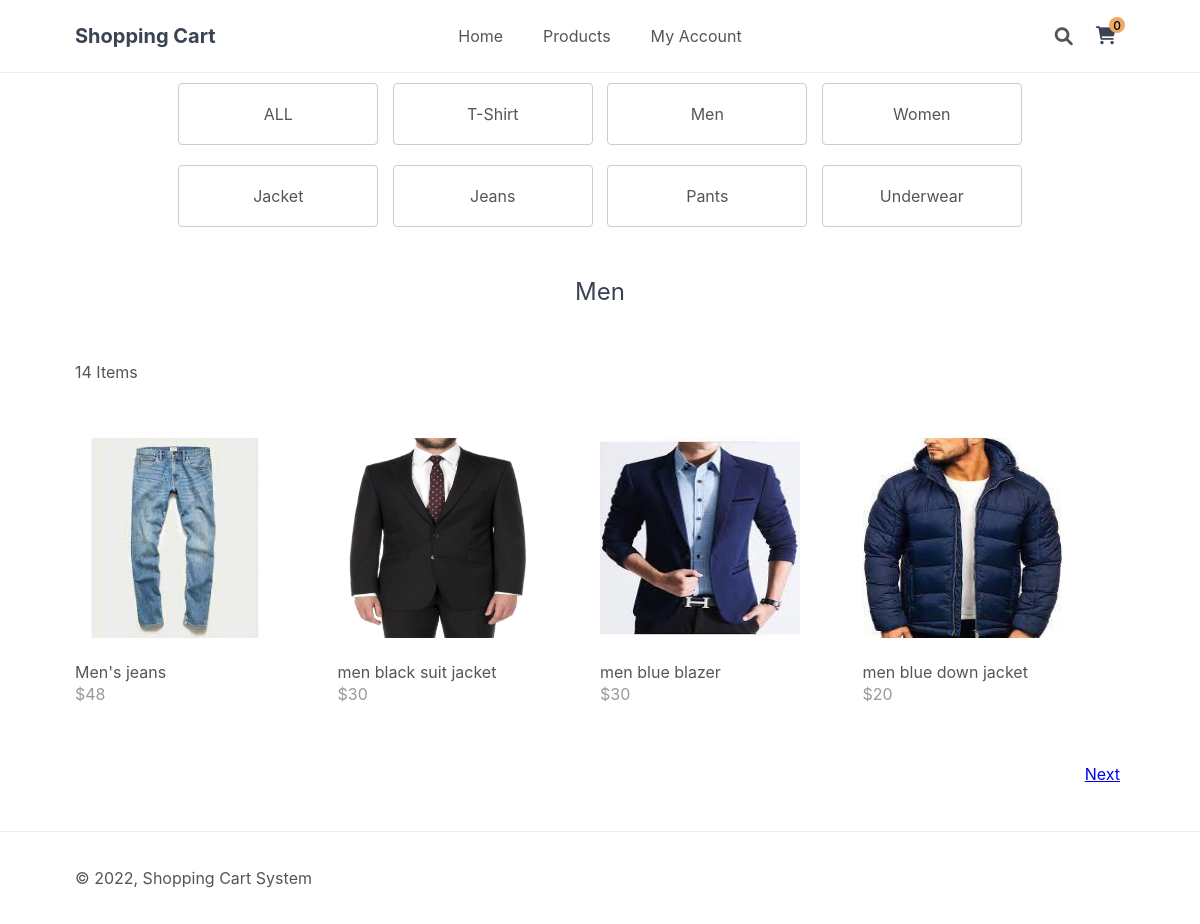
Screenshot of /index.php?page=products&category=men with the database file from the repository.
### tables this page shows
CREATE TABLE IF NOT EXISTS `item_category` (
  `item_id` int(11) NOT NULL AUTO_INCREMENT,
  `category` varchar(64) DEFAULT NULL,
  KEY `item_id` (`item_id`),
  CONSTRAINT `item_category_ibfk_1` FOREIGN KEY (`item_id`) REFERENCES `item` (`item_id`)
);

CREATE TABLE IF NOT EXISTS `item` (
  `item_id` int(11) NOT NULL AUTO_INCREMENT,
  `item_name` varchar(64) DEFAULT NULL,
  `desc` varchar(1024) DEFAULT NULL,
  `price` int(11) DEFAULT NULL,
  `rrp` int(11) DEFAULT NULL,
  `quantity` int(11) DEFAULT NULL,
  `img` varchar(32) DEFAULT NULL,
  `date_added` datetime NOT NULL DEFAULT CURRENT_TIMESTAMP,
  `availability` tinyint(1) DEFAULT NULL,
  PRIMARY KEY (`item_id`)
);

### products.php (the view, shortened to what this page needs)
<?php
if(isset($_GET['category'])){
    $category = $_GET['category'];
    $num_products_on_each_page = 4;
    $current_page = isset($_GET['p']) && is_numeric($_GET['p']) ? (int)$_GET['p'] : 1;
    $stmt = $pdo->prepare('SELECT * FROM item natural join item_category where category = ? and item.quantity<>0 ORDER BY date_added DESC LIMIT ?,?');
    $stmt->bindValue(1, $category, PDO::PARAM_STR);
    $stmt->bindValue(2, ($current_page - 1) * $num_products_on_each_page, PDO::PARAM_INT);
    $stmt->bindValue(3, $num_products_on_each_page, PDO::PARAM_INT);
    $stmt->execute();
    $products = $stmt->fetchAll(PDO::FETCH_ASSOC);
    $stmt = $pdo->prepare('SELECT * FROM item natural join item_category where category = ? and item.quantity<>0');
    $stmt->execute([$category]);
    $total_products = sizeof($stmt->fetchAll(PDO::FETCH_ASSOC));
}
?>
<?=template_header('Products')?>
<div class ="category">
    <a href="index.php?page=products" class="catagory_button">ALL</a>
    <a href="index.php?page=products&category=T-Shirt"class="catagory_button">T-Shirt</a>
    <a href="index.php?page=products&category=men"class="catagory_button">Men</a>
    <a href="index.php?page=products&category=Women"class="catagory_button">Women</a> <br>
    <a href="index.php?page=products&category=jacket"class="catagory_button">Jacket</a>
    <a href="index.php?page=products&category=jeans"class="catagory_button">Jeans</a>
    <a href="index.php?page=products&category=pants"class="catagory_button">Pants</a>
    <a href="index.php?page=products&category=underwear"class="catagory_button">Underwear</a>
</div>
<div class="products content-wrapper">
    <h1> <?=ucfirst($category)?> </h1>
    <p><?=$total_products?> Items </p>
    <div class="products-wrapper">
        <?php foreach ($products as $product): ?>
        <a href="index.php?page=product&id=<?=$product['item_id']?>" class="product">
            <img src="imgs/<?=$product['img']?>" width="200" height="200" alt="<?=$product['item_name']?>">
            <span class="name"><?=$product['item_name']?></span>
            <span class="price">
                &dollar;<?=$product['price']?>
            </span>
        </a>
        <?php endforeach; ?>
    </div>
    <div class="buttons">
        <?php if ($total_products > ($current_page * $num_products_on_each_page) - $num_products_on_each_page + count($products)): ?>
            <?php if ($category == "Products"): ?>
                <a href="index.php?page=products&p=<?=$current_page+1?>">Next</a>
            <?php else: ?>
                <a href="index.php?page=products&category=<?php echo $category;?>&p=<?=$current_page+1?>">Next</a>
            <?php endif; ?>
        <?php endif; ?>
    </div>
</div>
<?=template_footer()?>

### index.php (shortened to what this page needs)
<?php
include 'functions.php';
$url = routes([
    '/' => 'home.php',
    '/home' => 'home.php',
    '/product/{id}' => 'product.php',
    '/products' => 'products.php',
    '/products/{category}/{sort}' => 'products.php',
    '/products/{p}/{category}/{sort}' => 'products.php',
    '/myaccount' => 'myaccount.php',
    '/myaccount/{tab}' => 'myaccount.php',
    '/download/{id}' => 'download.php',
    '/cart' => 'cart.php',
    '/cart/{remove}' => 'cart.php',
    '/checkout' => 'checkout.php',
    '/placeorder' => 'placeorder.php',
    '/search/{query}' => 'search.php',
    '/logout' => 'logout.php'
]);
if ($url) {
    include $url;
} else {
    $page = isset($_GET['page']) && file_exists($_GET['page'] . '.php') ? $_GET['page'] : 'home';
    include $page . '.php';
}
?>

### functions.php (shortened to what this page needs)
<?php
function template_header($title, $head = '') {
$num_items_in_cart = isset($_SESSION['cart']) ? array_sum($_SESSION['cart']) : 0;
$home_link = url('index.php');
$products_link = url('index.php?page=products');
$myaccount_link = url('index.php?page=myaccount');
$cart_link = url('index.php?page=cart');
$admin_link = isset($_SESSION['account_loggedin'], $_SESSION['account_role']) && $_SESSION['account_role'] == 'admin' ? '<a href="index.php?page=manage" >Admin</a>' : '';
$logout_link = isset($_SESSION['account_loggedin']) ? '<a title="Logout" href="' . url('index.php?page=logout') . '"><i class="fas fa-sign-out-alt"></i></a>' : '';
$site_name = site_name;
$base_url = base_url;
echo <<<EOT
<!DOCTYPE html>
<html lang="en">
	<head>
		<meta charset="utf-8">
		<meta name="viewport" content="width=device-width,minimum-scale=1">
		<title>$title</title>
        <link rel="icon" type="image/png" href="{$base_url}favicon.png">
		<link href="{$base_url}style.css" rel="stylesheet" type="text/css">
		<link rel="stylesheet" href="https://use.fontawesome.com/releases/v6.0.0/css/all.css">
        $head
	</head>
	<body>
        <header>
            <div class="content-wrapper">
                <h1>$site_name</h1>
                <nav>
                    <a href="$home_link">Home</a>
                    <a href="$products_link">Products</a>
					<a href="$myaccount_link">My Account</a>
                    $admin_link
                </nav>
                <div class="link-icons">
                    <div class="search">
						<i class="fas fa-search" title="Search"></i>
						<input type="text" placeholder="Search...">
					</div>
                    <a href="$cart_link" title="Shopping Cart">
						<i class="fas fa-shopping-cart"></i>
						<span>$num_items_in_cart</span>
					</a>
                    $logout_link
					<a class="responsive-toggle" href="#">
						<i class="fas fa-bars"></i>
					</a>
                </div>
            </div>
        </header>
        <main>
EOT;
}
function template_footer() {
$base_url = base_url;
$rewrite_url = rewrite_url ? 'true' : 'false';
$year = date('Y');
$currency_code = currency_code;
echo <<<EOT
        </main>
        <footer>
            <div class="content-wrapper">
                <p>&copy; $year, <a href="https://codeshack.io/package/php/advanced-shopping-cart-system/" target="_blank">Shopping Cart System</a></p>
            </div>
        </footer>
        <script>
        const currency_code = "$currency_code", base_url = "$base_url", rewrite_url = $rewrite_url;
        </script>
        <script src="{$base_url}script.js"></script>
    </body>
</html>
EOT;
}
function url($url) {
    return base_url . $url;
}
function routes($urls) {
    foreach ($urls as $url => $file_path) {
        $url = '/' . ltrim($url, '/');
        $prefix = dirname($_SERVER['PHP_SELF']);
        $uri = $_SERVER['REQUEST_URI'];
        if (substr($uri, 0, strlen($prefix)) == $prefix) {
            $uri = substr($uri, strlen($prefix));
        }
        $uri = '/' . ltrim($uri, '/');
        $path = explode('/', parse_url($uri)['path']);
        $routes = explode('/', $url);
    }
    return null;
}
?>

### style.css (style rules this page uses)
div.category { text-align: center; margin: 0 auto; }
a.catagory_button { background-color: #ffffff; border: 1px solid #ccc; border-radius: 4px; color: #555; cursor: pointer; display: inline-block; font-size: 16px; width: 200px; margin: 10px 5px; padding: 20px 40px; text-align: center; transition-duration: 0.4s; text-decoration: none; }
* { box-sizing: border-box; font-family: -apple-system, BlinkMacSystemFont, "segoe ui", roboto, oxygen, ubuntu, cantarell, "fira sans", "droid sans", "helvetica neue", Arial, sans-serif; font-size: 16px; }
html { height: 100%; }
body { position: relative; min-height: 100%; color: #555555; background-color: #FFFFFF; margin: 0; padding-bottom: 100px; }
h1, h2, h3, h4, h5 { color: #394352; }
.content-wrapper { width: 1050px; margin: 0 auto; }
header { position: relative; border-bottom: 1px solid #EEEEEE; }
header .content-wrapper { display: flex; }
header h1, header img { display: flex; flex-grow: 1; flex-basis: 0; font-size: 20px; margin: 0; padding: 24px 0; }
header nav { display: flex; flex-grow: 1; flex-basis: 0; justify-content: center; align-items: center; }
header nav a { white-space: nowrap; text-decoration: none; color: #555555; padding: 10px 10px; margin: 0 10px; }
header .link-icons { display: flex; flex-grow: 1; flex-basis: 0; justify-content: flex-end; align-items: center; position: relative; }
header .link-icons .search i { font-size: 18px; padding: 9px; border-radius: 50%; cursor: pointer; }
header .link-icons a { position: relative; text-decoration: none; color: #394352; padding: 9px; border-radius: 50%; margin-left: 5px; }
header .link-icons a i { font-size: 18px; }
header .link-icons a span { display: inline-flex; justify-content: center; align-items: center; text-align: center; background-color: #63748e; background-color: #eea965; border-radius: 50%; color: #000; font-size: 12px; width: 16px; height: 16px; font-weight: 500; position: absolute; top: 0; right: 0; }
main .recentlyadded .products, main .products .products-wrapper { display: flex; flex-wrap: wrap; align-items: center; padding: 40px 0 0 0; }
main .recentlyadded .products .product, main .products .products-wrapper .product { display: block; overflow: hidden; text-decoration: none; width: 25%; padding-bottom: 60px; }
main .recentlyadded .products .product img, main .products .products-wrapper .product img { transform: scale(1); transition: transform 1s; }
main .recentlyadded .products .product .name, main .products .products-wrapper .product .name { display: block; color: #555555; padding: 20px 0 2px 0; }
main .recentlyadded .products .product .price, main .products .products-wrapper .product .price { display: block; color: #999999; }
main > .products h1 { display: block; font-weight: normal; margin: 0; padding: 40px 0; font-size: 24px; text-align: center; width: 100%; }
main > .products .buttons { text-align: right; padding-bottom: 40px; }
main > .products .buttons a:first-child { margin-right: 5px; }
footer { position: absolute; bottom: 0; border-top: 1px solid #EEEEEE; padding: 20px 0; width: 100%; }
footer a { text-decoration: none; color: #555555; }

### rows the page displays
item_category: item.img (picture), item.item_name "Men's jeans", item.price "48"
item_category: item.img (picture), item.item_name "men black suit jacket", item.price "30"
item_category: item.img (picture), item.item_name "men blue blazer", item.price "30"
item_category: item.img (picture), item.item_name "men blue down jacket", item.price "20"

### other values shown
$site_name "Shopping Cart"
$num_items_in_cart "0"
$category "Men"
$total_products "14"
